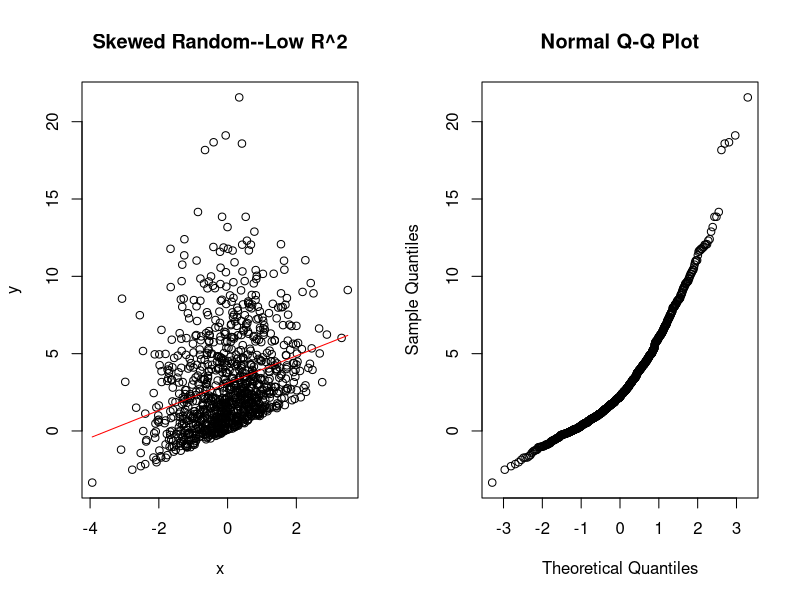

Here is the R script that generated this plot:
## ---- chunk 1
tau <- 3; n <- 1000; x <- sort(rnorm(n)); y <- x +  rexp(x, 1/(tau)) 
## ---- chunk 2
xy <- as.data.frame(cbind(x,y))
fit <- lm(y ~ x, xy)
#summary(fit)
par(mfrow = c(1,2))
plot(x,y, main = "Skewed Random--Low R^2")
lines(x,fit$coef[1] + fit$coef[2]*x, col = "red")
qqnorm(y, plot.it = TRUE)
